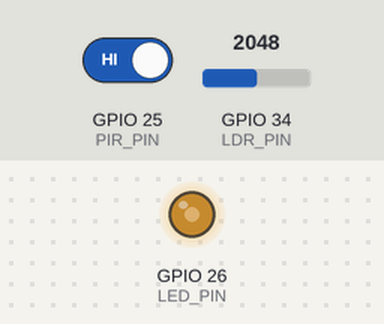
This sketch was run on a simulated ESP32. On the bench: output pins drawn as LEDs (lit = HIGH). The test bench sets the inputs (shaded band); at power-on: GPIO 34 (LDR_PIN) = 2048, GPIO 25 (PIR_PIN) HIGH. WiFi joins after 1.5 s; servers stay silent unless stated; what the sketch prints to the serial monitor is not drawn.

Above: at 3.2 s.
3.3 s: GPIO 34 (LDR_PIN) set to 2946
5.2 s: GPIO 34 (LDR_PIN) set to 3067
At 6.5 s:
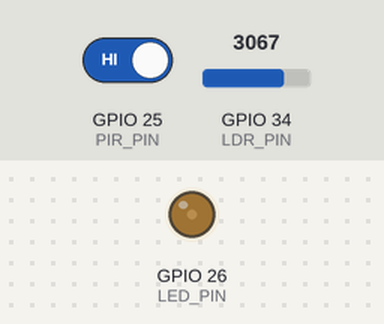
7.5 s: GPIO 34 (LDR_PIN) set to 960
At 9.2 s:
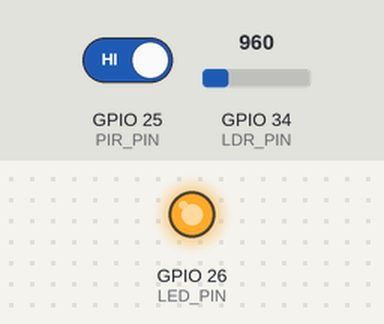
9.5 s: GPIO 25 (PIR_PIN) driven LOW
At 10.8 s:
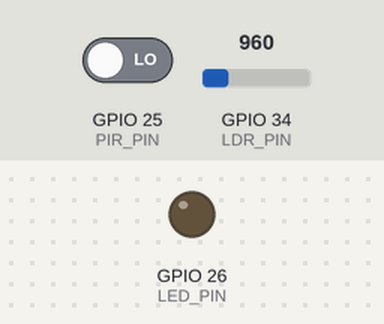
11.5 s: GPIO 25 (PIR_PIN) driven HIGH
At 12.3 s:
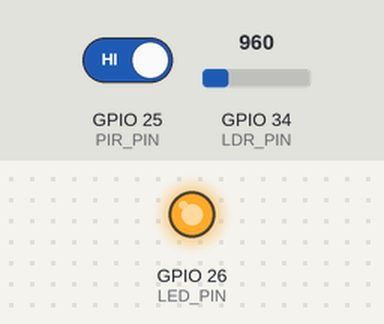
13.5 s: GPIO 34 (LDR_PIN) set to 1038
At 15.0 s:
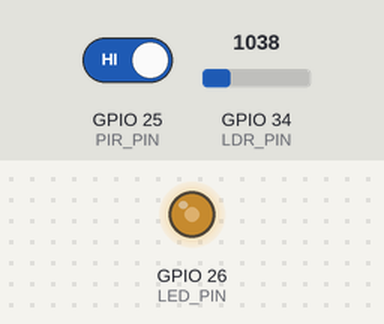
Timing chart, 0 to 16.5 s (numbered marks = the images above; inputs shaded):
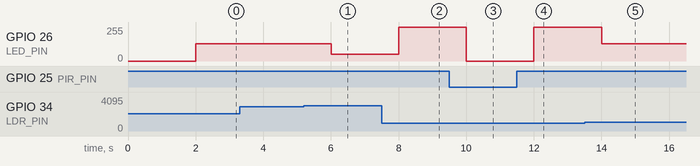

The sketch:

smart_lighting_ml_v1.ino
```cpp
#include <Arduino.h>
#include <WiFi.h>

// Wi-Fi credentials
const char* ssid = "your_SSID";
const char* password = "your_PASSWORD";

// GPIO Pins
const int PIR_PIN = 25;
const int LDR_PIN = 34;
const int LED_PIN = 26;

void setup() {
  Serial.begin(115200);

  // Initialize GPIO pins
  pinMode(PIR_PIN, INPUT);
  pinMode(LED_PIN, OUTPUT);

  // Connect to Wi-Fi
  WiFi.begin(ssid, password);
  while (WiFi.status() != WL_CONNECTED) {
    delay(1000);
    Serial.println("Connecting to WiFi...");
  }
  Serial.println("Connected to WiFi");
}

void loop() {
  int pirState = digitalRead(PIR_PIN); // 0 or 1 based on presence
  int ldrValue = analogRead(LDR_PIN);  // Raw value from 0 to 4095
  int brightness = calculateBrightness(pirState, ldrValue);

  // Adjust the LED brightness
  analogWrite(LED_PIN, brightness);

  // Optional: Send data to server or cloud for logging/analysis
  sendDataToCloud(pirState, ldrValue, brightness);

  delay(1000); // Adjust as needed
}

int calculateBrightness(int presence, int light) {
  int baseBrightness = 255;

  // Simple decision-making based on presence and ambient light
  if (presence == 1) {
    if (light < 1000) { // Dark room
      baseBrightness = 255; // Full brightness
    } else if (light < 3000) { // Dim light
      baseBrightness = 128; // Medium brightness
    } else { // Bright room
      baseBrightness = 50; // Low brightness
    }
  } else {
    baseBrightness = 0; // Turn off lights if no one is present
  }

  return baseBrightness;
}

void sendDataToCloud(int presence, int light, int brightness) {
  // Implement cloud data transmission logic here
  // For example, send data via HTTP POST request to a server
  // This is a placeholder function
}
```

Measured:
- the behaviour switches between 2999 and 3000 on GPIO 34 (LDR_PIN) (found by bisection; images 0 and 1)
- the behaviour switches between 999 and 1000 on GPIO 34 (LDR_PIN) (found by bisection; images 4 and 5)
- after the input at 3.3 s, every drawn part: stays the same
- after the input at 5.2 s, GPIO 26 (LED_PIN): 128/255 → 50/255 after 0.80 s
- after the input at 7.5 s, GPIO 26 (LED_PIN): 50/255 → 255/255 after 0.50 s
- after the input at 9.5 s, GPIO 26 (LED_PIN): 255/255 → 0/255 after 0.50 s
- after the input at 11.5 s, GPIO 26 (LED_PIN): 0/255 → 255/255 after 0.50 s
- after the input at 13.5 s, GPIO 26 (LED_PIN): 255/255 → 128/255 after 0.50 s
